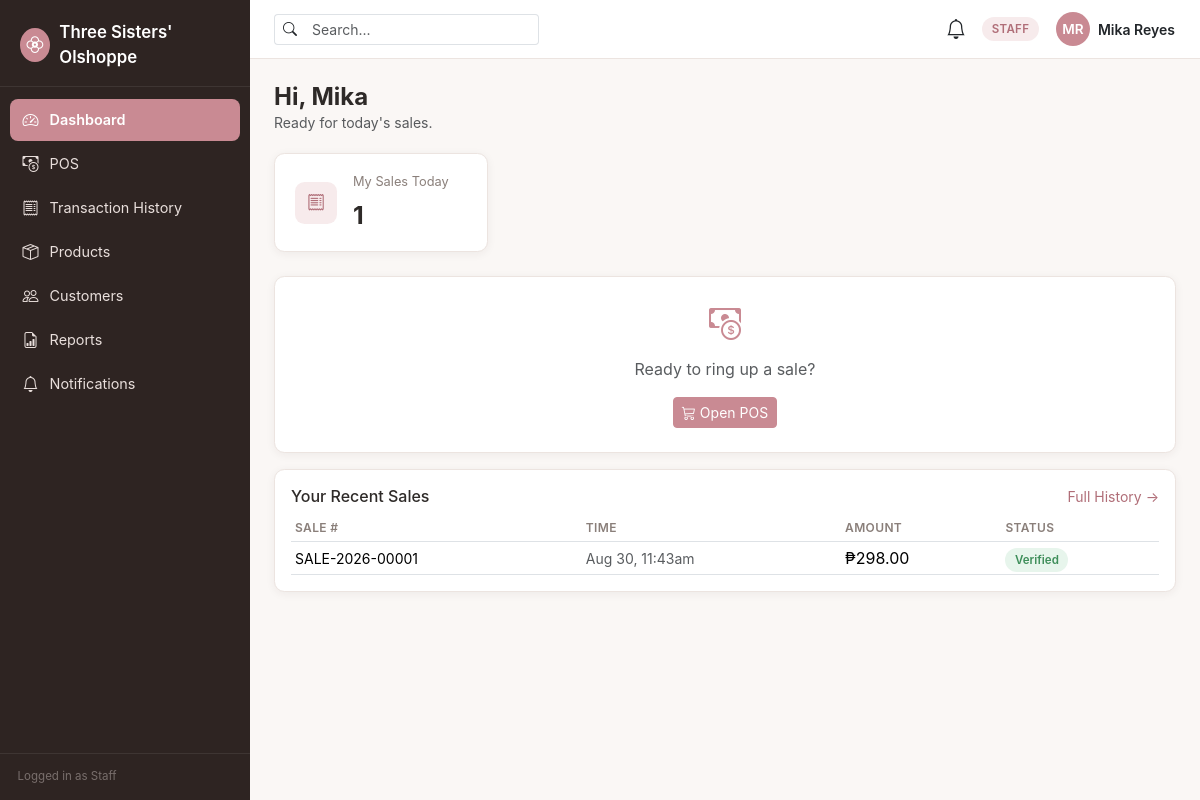
Screenshot of /staff/dashboard.php (signed in) with the database file from the repository.
### tables this page shows
CREATE TABLE sales (
    id              BIGINT UNSIGNED AUTO_INCREMENT PRIMARY KEY,
    order_id        BIGINT UNSIGNED NOT NULL UNIQUE,
    sale_number     VARCHAR(30) NOT NULL UNIQUE,        
    cashier_id      INT UNSIGNED NOT NULL,
    customer_type   ENUM('retail','reseller') NOT NULL,
    status          ENUM('completed','voided') NOT NULL DEFAULT 'completed',
    created_at      TIMESTAMP NOT NULL DEFAULT CURRENT_TIMESTAMP,
    FOREIGN KEY (order_id) REFERENCES orders(id) ON DELETE CASCADE,
    FOREIGN KEY (cashier_id) REFERENCES users(id),
    INDEX idx_sales_cashier (cashier_id),
    INDEX idx_sales_customer_type (customer_type)
);

CREATE TABLE orders (
    id              BIGINT UNSIGNED AUTO_INCREMENT PRIMARY KEY,
    order_number    VARCHAR(30) NOT NULL UNIQUE,
    channel         ENUM('physical','reseller','tiktok') NOT NULL,
    customer_id     INT UNSIGNED NULL,
    reseller_id     INT UNSIGNED NULL,
    status          ENUM('pending','confirmed','preparing','ready','shipped','completed','cancelled','returned') NOT NULL DEFAULT 'pending',
    subtotal        DECIMAL(10,2) NOT NULL DEFAULT 0.00,
    discount_amount DECIMAL(10,2) NOT NULL DEFAULT 0.00,
    total_amount    DECIMAL(10,2) NOT NULL DEFAULT 0.00,
    placed_by       INT UNSIGNED NULL,           
    created_at      TIMESTAMP NOT NULL DEFAULT CURRENT_TIMESTAMP,
    updated_at      TIMESTAMP NOT NULL DEFAULT CURRENT_TIMESTAMP ON UPDATE CURRENT_TIMESTAMP,
    FOREIGN KEY (customer_id) REFERENCES customers(id) ON DELETE SET NULL,
    FOREIGN KEY (reseller_id) REFERENCES resellers(id) ON DELETE SET NULL,
    FOREIGN KEY (placed_by) REFERENCES users(id) ON DELETE SET NULL,
    INDEX idx_orders_channel (channel),
    INDEX idx_orders_status (status),
    INDEX idx_orders_created (created_at)
);

CREATE TABLE payments (
    id                  BIGINT UNSIGNED AUTO_INCREMENT PRIMARY KEY,
    order_id            BIGINT UNSIGNED NOT NULL,
    payment_method      ENUM('cash','gcash','bank_transfer') NOT NULL,
    amount              DECIMAL(10,2) NOT NULL,
    reference_number    VARCHAR(100) NULL,
    status              ENUM('pending','verified','rejected') NOT NULL DEFAULT 'pending',
    verified_by         INT UNSIGNED NULL,
    verified_at         DATETIME NULL,
    created_at          TIMESTAMP NOT NULL DEFAULT CURRENT_TIMESTAMP,
    FOREIGN KEY (order_id) REFERENCES orders(id) ON DELETE CASCADE,
    FOREIGN KEY (verified_by) REFERENCES users(id) ON DELETE SET NULL,
    INDEX idx_payments_status (status),
    INDEX idx_payments_method (payment_method)
);

### core/OrderService.php (called while the page is built, shortened)
<?php
final class OrderService
{
    public static function recentSales(?int $cashierId = null, int $limit = 8): array
    {
        $where = $cashierId !== null ? 'WHERE s.cashier_id = :cashier_id' : '';
        $sql = "SELECT s.id AS sale_id, s.sale_number, s.customer_type, s.created_at,
                       o.total_amount, p.payment_method, p.status AS payment_status
                FROM sales s
                JOIN orders o ON o.id = s.order_id
                LEFT JOIN payments p ON p.order_id = o.id
                $where
                ORDER BY s.created_at DESC LIMIT " . (int) $limit;
        $stmt = db()->prepare($sql);
        if ($cashierId !== null) {
            $stmt->execute(['cashier_id' => $cashierId]);
        } else {
            $stmt->execute();
        }
        return $stmt->fetchAll();
    }
}

### config/database.php (called while the page is built, shortened)
<?php
function db(): PDO
{
    static $pdo = null;
    if ($pdo instanceof PDO) {
        return $pdo;
    }
    $host = getenv('DB_HOST') ?: '127.0.0.1';
    $port = getenv('DB_PORT') ?: '3306';
    $name = getenv('DB_NAME') ?: 'three_sisters';
    $user = getenv('DB_USER') ?: 'root';
    $pass = getenv('DB_PASS') ?: '';
    $charset = 'utf8mb4';
    $dsn = "mysql:host={$host};port={$port};dbname={$name};charset={$charset}";
    $options = [
        PDO::ATTR_ERRMODE            => PDO::ERRMODE_EXCEPTION,
        PDO::ATTR_DEFAULT_FETCH_MODE => PDO::FETCH_ASSOC,
        PDO::ATTR_EMULATE_PREPARES   => false,
    ];
    try {
        $pdo = new PDO($dsn, $user, $pass, $options);
    } catch (PDOException $e) {
        error_log('[DB CONNECTION ERROR] ' . $e->getMessage());
        http_response_code(500);
        die('A system error occurred. Please try again later or contact the administrator.');
    }
    return $pdo;
}

### staff/dashboard.php (the view, shortened to what this page needs)
<?php
require_once __DIR__ . '/../config/database.php';
$pdo = db();
$stmt = $pdo->prepare("SELECT COUNT(*) FROM sales WHERE cashier_id = :uid AND DATE(created_at) = CURDATE() AND status = 'completed'");
$stmt->execute(['uid' => $_SESSION['user_id']]);
$mySalesToday = (int) $stmt->fetchColumn();
require_once __DIR__ . '/../core/OrderService.php';
$recentSales = OrderService::recentSales((int) $_SESSION['user_id'], 5);
require __DIR__ . '/../components/header.php';
?>
<div class="page-header">
    <h1 class="page-title h4 mb-0">Hi, <?= htmlspecialchars(explode(' ', $_SESSION['full_name'])[0]) ?></h1>
    <p class="text-muted mb-0 small">Ready for today's sales.</p>
</div>
<div class="row g-3 mb-4">
    <div class="col-6 col-lg-3">
        <div class="ts-card stat-card d-flex align-items-center gap-3">
            <div class="stat-icon"><i class="bi bi-receipt"></i></div>
            <div>
                <div class="stat-label">My Sales Today</div>
                <div class="stat-value"><?= $mySalesToday ?></div>
            </div>
        </div>
    </div>
</div>
<div class="ts-card p-4 text-center mb-3">
    <i class="bi bi-cash-coin" style="font-size:2rem;color:var(--ts-accent);"></i>
    <p class="mt-2 mb-3 text-muted">Ready to ring up a sale?</p>
    <a class="btn btn-primary btn-sm" href="<?= BASE_URL ?>/pos/index.php"><i class="bi bi-cart3 me-1"></i>Open POS</a>
</div>
<div class="ts-card p-3">
    <div class="d-flex justify-content-between align-items-center mb-2">
        <h2 class="h6 mb-0">Your Recent Sales</h2>
        <a href="<?= BASE_URL ?>/orders/index.php" class="small text-decoration-none">Full History →</a>
    </div>
    <?php if (!$recentSales): ?>
        <div class="empty-state py-3"><i class="bi bi-receipt"></i><p class="mb-0 small">No sales recorded yet.</p></div>
    <?php else: ?>
        <table class="table table-sm align-middle mb-0">
            <thead><tr><th>Sale #</th><th>Time</th><th>Amount</th><th>Status</th></tr></thead>
            <tbody>
            <?php foreach ($recentSales as $s): ?>
                <tr>
                    <td class="small"><?= htmlspecialchars($s['sale_number']) ?></td>
                    <td class="small text-muted"><?= htmlspecialchars(date('M j, g:ia', strtotime($s['created_at']))) ?></td>
                    <td>₱<?= number_format((float) $s['total_amount'], 2) ?></td>
                    <td><span class="badge-status <?= $s['payment_status'] === 'verified' ? 'badge-success' : ($s['payment_status'] === 'rejected' ? 'badge-danger' : 'badge-warning') ?>"><?= ucfirst($s['payment_status'] ?? '—') ?></span></td>
                </tr>
            <?php endforeach; ?>
            </tbody>
        </table>
    <?php endif; ?>
</div>
<?php require __DIR__ . '/../components/footer.php'; ?>

### assets/css/style.css (style rules this page uses)
:root { --ts-font-heading: 'Poppins', -apple-system, 'Segoe UI', Roboto, 'Helvetica Neue', Arial, sans-serif; --ts-font-body: 'Inter', -apple-system, 'Segoe UI', Roboto, 'Helvetica Neue', Arial, sans-serif; --ts-bg: #FAF7F5; --ts-surface: #FFFFFF; --ts-text: #2E2A28; --ts-text-muted: #8A7F7A; --ts-border: #ECE4E0; --ts-accent: #C98A93; --ts-accent-dark: #B06E78; --ts-accent-tint: #F7EBEC; --ts-sidebar-bg: #2E2422; --ts-sidebar-text: #E9DFDC; --ts-sidebar-active: #C98A93; --ts-success: #3E8E5A; --ts-success-bg: #E7F5EC; --ts-warning: #B98A2E; --ts-warning-bg: #FBF1DF; --ts-danger: #C0473F; --ts-danger-bg: #FBEAE8; --ts-info: #3E7CB1; --ts-info-bg: #E8F1FA; --ts-radius: 0.65rem; --ts-shadow: 0 2px 10px rgba(46, 34, 28, 0.06); --ts-shadow-lg: 0 8px 28px rgba(46, 34, 28, 0.10); --bs-body-font-family: var(--ts-font-body); }
body { background-color: var(--ts-bg); color: var(--ts-text); font-family: var(--ts-font-body); }
h1, h2, h3, h4, h5, h6, .brand-font { font-family: var(--ts-font-heading); color: var(--ts-text); }
a { color: var(--ts-accent-dark); }
.btn-primary { background-color: var(--ts-accent); border-color: var(--ts-accent); color: #fff; }
.page-header { margin-bottom: 1.25rem; }
.page-header .page-title { font-weight: 700; margin-bottom: 0.15rem; }
.card, .ts-card { background: var(--ts-surface); border: 1px solid var(--ts-border); border-radius: var(--ts-radius); box-shadow: var(--ts-shadow); }
.stat-card { padding: 1.1rem 1.25rem; }
.stat-card .stat-label { font-size: 0.8rem; color: var(--ts-text-muted); margin-bottom: 0.35rem; }
.stat-card .stat-value { font-size: 1.55rem; font-weight: 700; font-family: var(--ts-font-heading); }
.stat-card .stat-icon { width: 42px; height: 42px; border-radius: 0.6rem; background: var(--ts-accent-tint); color: var(--ts-accent-dark); display: flex; align-items: center; justify-content: center; font-size: 1.1rem; }
.badge-status { font-weight: 600; font-size: 0.72rem; padding: 0.32rem 0.6rem; border-radius: 999px; }
.badge-success { background: var(--ts-success-bg); color: var(--ts-success); }
.table thead th { font-size: 0.75rem; text-transform: uppercase; letter-spacing: 0.03em; color: var(--ts-text-muted); border-bottom-width: 1px; font-weight: 600; }
.table td { vertical-align: middle; }

### rows the page displays
sales: sale_number "SALE-2026-00001", created_at "Aug 30, 11:43am", order.total_amount "298.00", payments.status "Verified"

### other values shown
APP_NAME "Three Sisters' Olshoppe"
$item['label'] "Dashboard"
$item['label'] "POS"
$item['label'] "Transaction History"
$item['label'] "Products"
$item['label'] "Customers"
$item['label'] "Reports"
$item['label'] "Notifications"
$_SESSION['role'] "Staff"
$_SESSION['role'] "STAFF"
$initials "MR"
$_SESSION['full_name'] "Mika Reyes"
explode(' ', $_SESSION['full_name'])[0] "Mika"
$mySalesToday "1"
